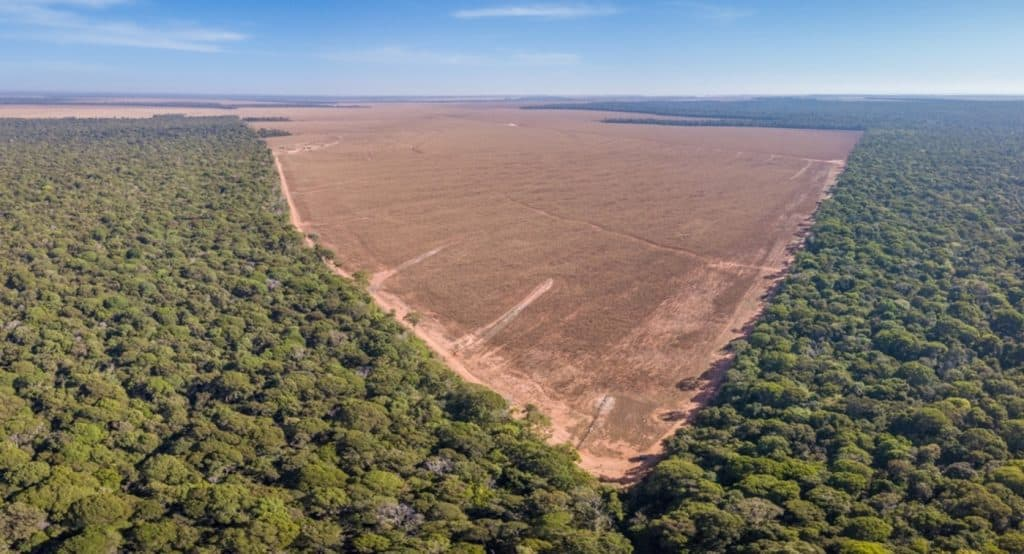
#> input picture Projeto-2025-2-main/Projeto 2025-2/images/Desmatamento-1-1024x554.jpg, 1024 x 554 px; its folder holds only this picture in this run
$ python detect_desmatamento.py images/Desmatamento-1-1024x554.jpg
#> lines starting #> are read from the running program, lines starting #| are printed output that depends on the picture; after the words box and inside, x2 and y2 are one past the last pixel; in counts of white or black regions, pixels touching at a corner belong together
#!/usr/bin/env python3
# -*- coding: utf-8 -*-
"""
Detector simples de desmatamento / solo exposto usando HSV + morfologia.
- Processa 1 imagem OU uma pasta inteira (recursivo opcional).
- Gera máscara binária, imagem com overlay e um resumo CSV com métricas.
- Permite ajustar limites HSV por argumentos ou arquivo JSON.
- Opcional: usa índice Excess Green (ExG) para separar vegetação / não-vegetação.
Requisitos: Python 3.9+, opencv-python, numpy, matplotlib (opcional para visualização)
Autor: você 😊
"""

import argparse
import json
import sys
from pathlib import Path
import cv2
import numpy as np
import csv

# ---------- Utils ----------

# [11 lines left out: function parse_lower_upper, not called in this run]


def load_hsv_bounds(args):
    """
    Carrega limites HSV através de argumentos ou JSON.
    Prioridade: --config_json > args diretos > defaults
    """
    # Defaults razoáveis para solo exposto / marrom (ajuste conforme dataset)
    lower = np.array([10, 50, 50], dtype=np.uint8)
    upper = np.array([30, 255, 200], dtype=np.uint8)

    if args.config_json:
        with open(args.config_json, "r", encoding="utf-8") as f:
            cfg = json.load(f)
        if "lower_hsv" in cfg and "upper_hsv" in cfg:
            lower = np.array(cfg["lower_hsv"], dtype=np.uint8)
            upper = np.array(cfg["upper_hsv"], dtype=np.uint8)

    if args.lower_hsv is not None:
        lower = args.lower_hsv
    if args.upper_hsv is not None:
        upper = args.upper_hsv

    return lower, upper


def ensure_dir(p: Path):
    p.mkdir(parents=True, exist_ok=True)
    return p


def remove_small_components(mask: np.ndarray, min_area: int) -> np.ndarray:
    """
    Remove componentes conectados (8-conectividade) menores que min_area.
    """
    if min_area <= 0:
        return mask
    num, labels, stats, _ = cv2.connectedComponentsWithStats(mask, connectivity=8)
    out = np.zeros_like(mask)
    for i in range(1, num):  # 0 é o fundo
        area = stats[i, cv2.CC_STAT_AREA]
        if area >= min_area:
            out[labels == i] = 255
    return out


# [12 lines left out: function compute_exg_mask, not called in this run]


def overlay_mask(bgr: np.ndarray, mask: np.ndarray, color=(0, 0, 255), alpha=0.5) -> np.ndarray:
    """
    Sobrepõe a máscara colorida semi-transparente na imagem original.
    color é BGR. alpha é a opacidade do overlay.
    """
    overlay = bgr.copy()
    overlay[mask > 0] = color
    out = cv2.addWeighted(overlay, alpha, bgr, 1 - alpha, 0)
    return out


def compute_metrics(mask: np.ndarray) -> dict:
    total = mask.size
    positive = int((mask > 0).sum())
    coverage = positive / total if total else 0.0
    return {"pixels_total": total, "pixels_desmatado": positive, "percentual": coverage * 100.0}


# ---------- Core ----------

def process_image(
    img_path: Path,
    out_dir: Path,
    lower_hsv: np.ndarray,
    upper_hsv: np.ndarray,
    kernel_open: int,
    kernel_close: int,
    min_component_area: int,
    use_exg: bool,
    exg_thresh: float,
    combine_mode: str,
    save_intermediates: bool,
) -> dict:
    """
    Processa uma única imagem.
    Retorna dict com caminhos e métricas.
    """
    img = cv2.imread(str(img_path))
    if img is None:
        return {"image": str(img_path), "error": "Falha ao carregar."}

    hsv = cv2.cvtColor(img, cv2.COLOR_BGR2HSV)
    mask_hsv = cv2.inRange(hsv, lower_hsv, upper_hsv)

    if use_exg:
        mask_nonveg = compute_exg_mask(img, thresh=exg_thresh)
        if combine_mode == "and":
            mask = cv2.bitwise_and(mask_hsv, mask_nonveg)
        elif combine_mode == "or":
            mask = cv2.bitwise_or(mask_hsv, mask_nonveg)
        else:
            mask = mask_hsv
    else:
        mask = mask_hsv

    # Morfologia
    if kernel_open > 0:
        k = cv2.getStructuringElement(cv2.MORPH_ELLIPSE, (kernel_open, kernel_open))
        mask = cv2.morphologyEx(mask, cv2.MORPH_OPEN, k)
    if kernel_close > 0:
        k = cv2.getStructuringElement(cv2.MORPH_ELLIPSE, (kernel_close, kernel_close))
        mask = cv2.morphologyEx(mask, cv2.MORPH_CLOSE, k)

    # Remove ruídos pequenos
    mask = remove_small_components(mask, min_component_area)

    # Overlay
    overlay = overlay_mask(img, mask, color=(0, 0, 255), alpha=0.5)

    # Métricas
    metrics = compute_metrics(mask)

    # Salvamento
    rel = img_path.stem
    out_mask = out_dir / f"{rel}_mask.png"
    out_overlay = out_dir / f"{rel}_overlay.png"
    cv2.imwrite(str(out_mask), mask)
    cv2.imwrite(str(out_overlay), overlay)

    # Intermediários opcionais
    saved = {"mask_path": str(out_mask), "overlay_path": str(out_overlay)}
    if save_intermediates:
        out_hsvmask = out_dir / f"{rel}_hsvmask.png"
        cv2.imwrite(str(out_hsvmask), mask_hsv)
        saved["hsv_mask_path"] = str(out_hsvmask)
        if use_exg:
            out_exg = out_dir / f"{rel}_nonveg_exg.png"
            cv2.imwrite(str(out_exg), mask_nonveg)
            saved["nonveg_exg_path"] = str(out_exg)

    return {
        "image": str(img_path),
        **saved,
        **metrics,
        "error": "",
    }


def find_images(root: Path, recursive: bool):
    exts = {".png", ".jpg", ".jpeg", ".tif", ".tiff", ".bmp", ".webp"}
    if root.is_file():
        yield root
        return
    if recursive:
        for p in root.rglob("*"):
            if p.suffix.lower() in exts:
                yield p
    else:
        for p in root.glob("*"):
            if p.suffix.lower() in exts:
                yield p


def main():
    ap = argparse.ArgumentParser(
        description="Detector simples de desmatamento/solo exposto (HSV + morfologia + ExG opcional)."
    )
    ap.add_argument("input", help="Arquivo de imagem OU pasta com imagens.")
    ap.add_argument("-o", "--output", default="resultados", help="Pasta de saída.")
    ap.add_argument("--recursive", action="store_true", help="Busca recursiva em subpastas.")
    ap.add_argument("--config_json", help="Arquivo JSON com {'lower_hsv':[H,S,V], 'upper_hsv':[H,S,V]}.")
    ap.add_argument("--lower_hsv", type=parse_lower_upper, help="Limite inferior HSV no formato 'H,S,V'.")
    ap.add_argument("--upper_hsv", type=parse_lower_upper, help="Limite superior HSV no formato 'H,S,V'.")
    ap.add_argument("--open", type=int, default=3, dest="kernel_open", help="Kernel (px) de abertura morfológica (0 desliga).")
    ap.add_argument("--close", type=int, default=5, dest="kernel_close", help="Kernel (px) de fechamento morfológico (0 desliga).")
    ap.add_argument("--min_area", type=int, default=200, help="Remove componentes menores que esta área (px). 0 desliga.")
    ap.add_argument("--use_exg", action="store_true", help="Ativa máscara por Excess Green (não-vegetação).")
    ap.add_argument("--exg_thresh", type=float, default=0.4, help="Limiar ExG normalizado para NÃO-vegetação (padrão 0.4).")
    ap.add_argument("--combine", choices=["and", "or", "hsv"], default="and",
                    help="Como combinar HSV e ExG: 'and'(padrão), 'or' ou apenas 'hsv'.")
    ap.add_argument("--save_intermediates", action="store_true", help="Salvar máscaras intermediárias (HSV/ExG).")
    ap.add_argument("--csv_name", default="resumo.csv", help="Nome do arquivo CSV de métricas.")

    args = ap.parse_args()

    in_path = Path(args.input)
    out_dir = ensure_dir(Path(args.output))

    if not in_path.exists():
        print(f"Entrada não encontrada: {in_path}", file=sys.stderr)
        sys.exit(1)

    lower_hsv, upper_hsv = load_hsv_bounds(args)

    # Cabeçalho CSV
    csv_path = out_dir / args.csv_name
    with open(csv_path, "w", newline="", encoding="utf-8") as f:
        writer = csv.writer(f, delimiter=";")
        writer.writerow(["image", "mask_path", "overlay_path", "pixels_total", "pixels_desmatado", "percentual", "error"])

        count = 0
        for img_path in find_images(in_path, recursive=args.recursive):
            res = process_image(
                img_path=img_path,
                out_dir=out_dir,
                lower_hsv=lower_hsv,
                upper_hsv=upper_hsv,
                kernel_open=args.kernel_open,
                kernel_close=args.kernel_close,
                min_component_area=args.min_area,
                use_exg=args.use_exg,
                exg_thresh=args.exg_thresh,
                combine_mode=args.combine,
                save_intermediates=args.save_intermediates,
            )
#> in process_image, img is the input picture: shape (554, 1024, 3); mean B, G, R 114.6, 122.1, 125.4
#> in process_image, `mask_hsv = cv2.inRange(hsv, lower_hsv, upper_hsv)`:
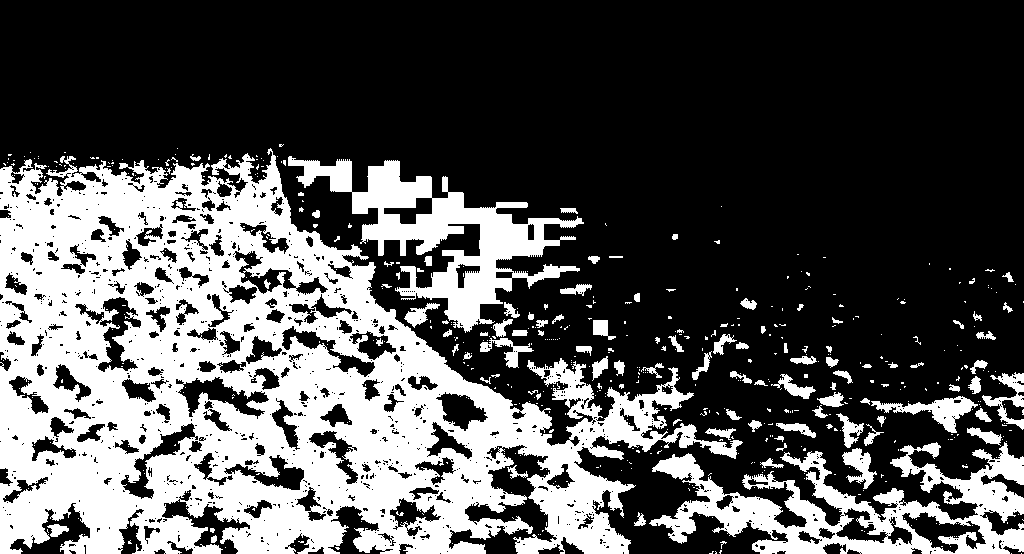
#> mask_hsv: shape (554, 1024); 32.7% white; 544 white regions (447 under 20 px), largest, box (x1, y1, x2, y2) and area: (0, 148, 743, 554) 140161, (649, 442, 1024, 554) 17385, (288, 156, 584, 333) 15188
#> in process_image, `mask = cv2.morphologyEx(mask, cv2.MORPH_OPEN, k)`:
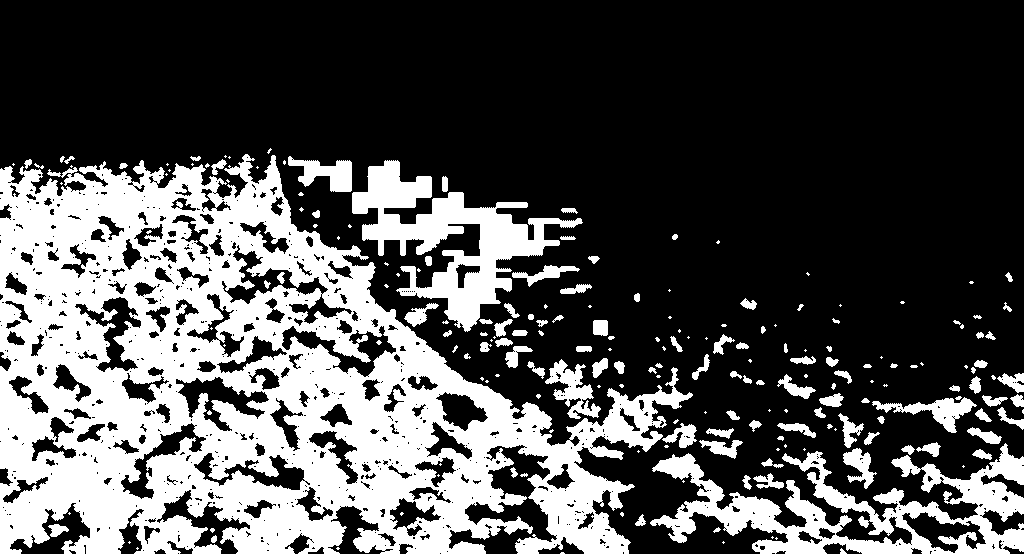
#> mask: shape (554, 1024); 31.6% white; 207 white regions (93 under 20 px), largest, box (x1, y1, x2, y2) and area: (0, 154, 693, 554) 134239, (650, 443, 1024, 554) 16058, (352, 160, 583, 332) 13033
#> in process_image, `mask = cv2.morphologyEx(mask, cv2.MORPH_CLOSE, k)`:
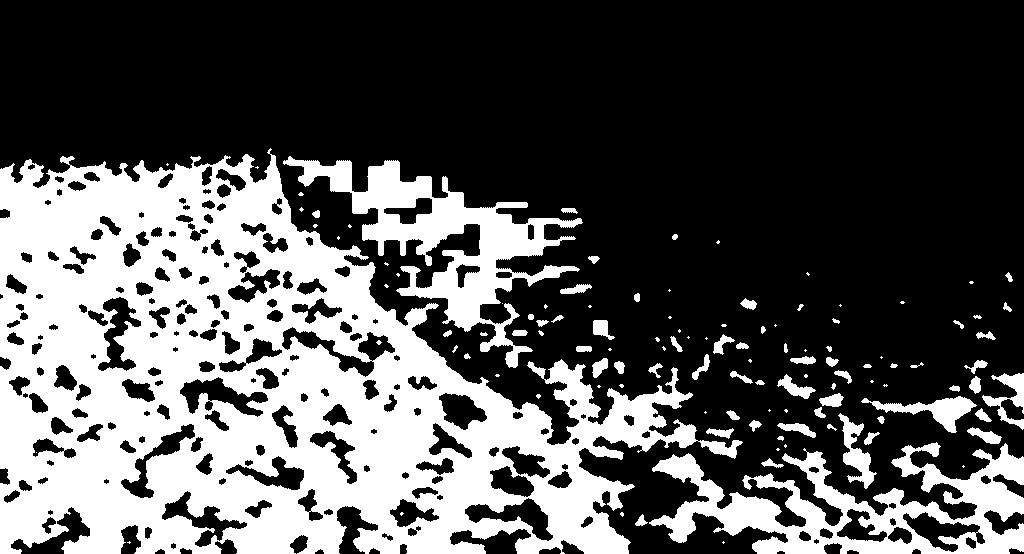
#> mask: shape (554, 1024); 33.6% white; 118 white regions (50 under 20 px), largest, box (x1, y1, x2, y2) and area: (0, 148, 743, 554) 147307, (649, 442, 1024, 554) 18052, (283, 156, 583, 368) 16216
#> in remove_small_components, `num, labels, stats, _ = cv2.connectedComponentsWithStats(mask, connect..`:
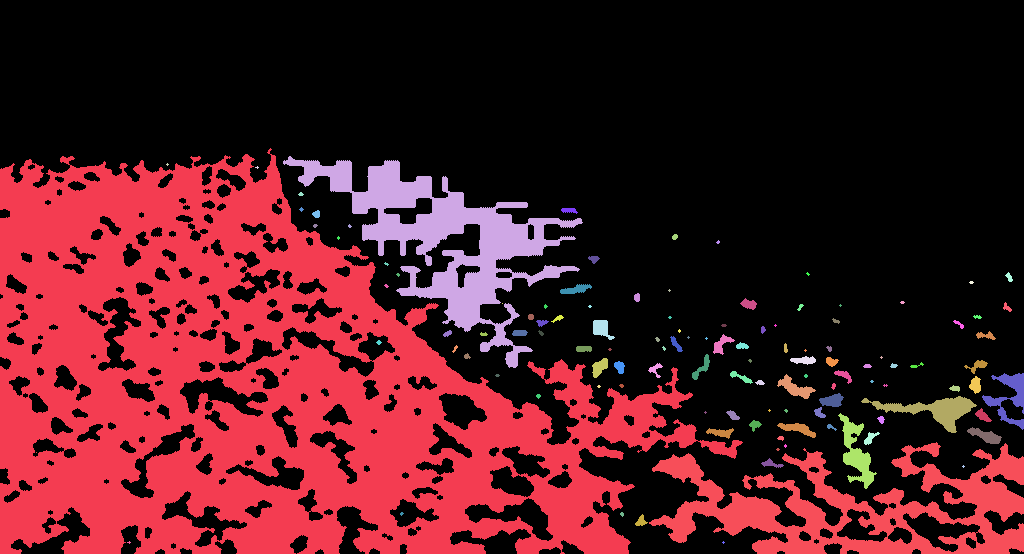
#> labels: shape (554, 1024) int32; 119 distinct labels, from 0 to 118; one colour per label, 0 black
#> in remove_small_components, `num, labels, stats, _ = cv2.connectedComponentsWithStats(mask, connect..`: num = 119; stats = 119 rows, first 6: [0, 0, 1024, 554, 376458], [0, 148, 743, 406, 147307], [283, 156, 300, 212, 16216], [166, 163, 3, 3, 5], [255, 166, 4, 3, 6], [298, 192, 6, 4, 16]
#> the loop in remove_small_components, `for i in range(1, num):` made 118 passes
#> area on passes 1, 2, 7, 8, 11, 14, 18, 21: 147307, 16216, 69, 47, 28, 59, 42, 190
#> after the loop in remove_small_components, `for i in range(1, num):`:
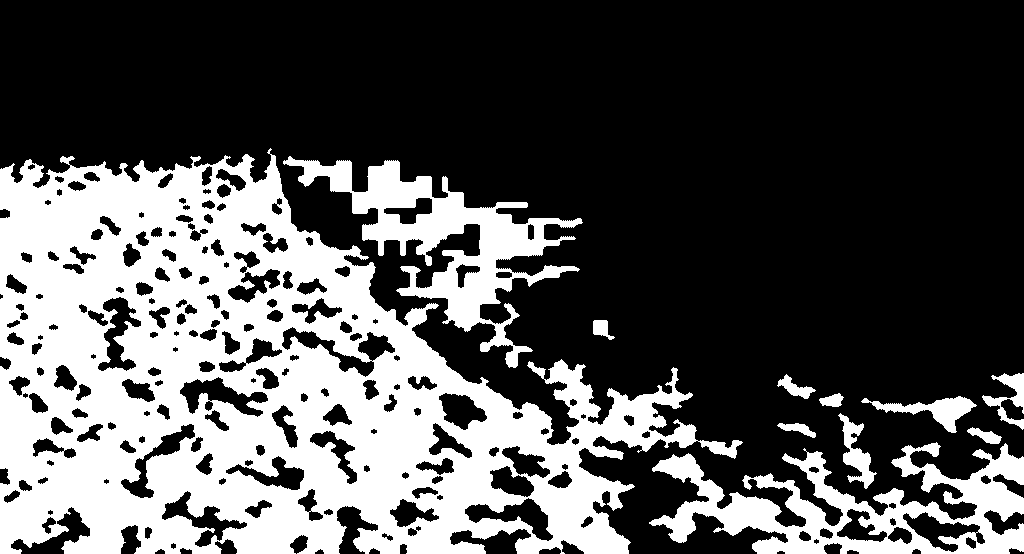
#> out: shape (554, 1024); 32.9% white; 11 white regions, largest, box (x1, y1, x2, y2) and area: (0, 148, 743, 554) 147307, (649, 442, 1024, 554) 18052, (283, 156, 583, 368) 16216
#> in overlay_mask, `overlay[mask > 0] = color`:
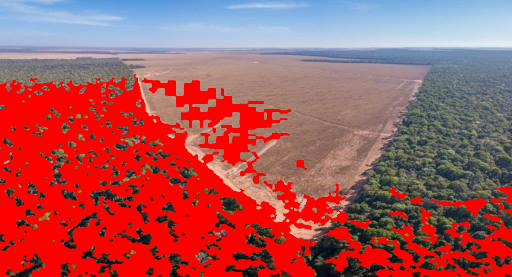
#> overlay: shape (554, 1024, 3) (shown at 1/2 size); mean B, G, R 90, 86.4, 169.9
#> in overlay_mask, `out = cv2.addWeighted(overlay, alpha, bgr, 1 - alpha, 0)`:
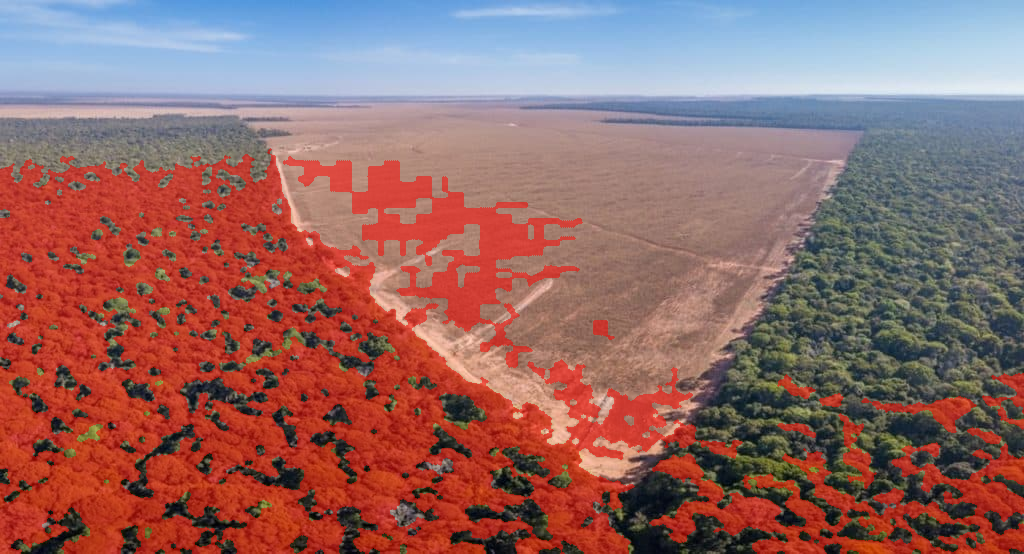
#> out: shape (554, 1024, 3); mean B, G, R 102.3, 104.3, 147.6
#> in compute_metrics, `positive = int((mask > 0).sum())`: positive = 186376
#> in compute_metrics, `coverage = positive / total if total else 0.0`: coverage = 0.329
#> in process_image, `metrics = compute_metrics(mask)`: metrics = {'pixels_total': 567296, 'pixels_desmatado': 186376, 'percentual': 32.85}
#> res = 7 items
            writer.writerow([
                res.get("image", ""),
                res.get("mask_path", ""),
                res.get("overlay_path", ""),
                res.get("pixels_total", ""),
                res.get("pixels_desmatado", ""),
                f"{res.get('percentual', 0.0):.4f}".replace(".", ","),  # vírgula decimal PT-BR
                res.get("error", ""),
            ])
            count += 1

    print(f"Processamento concluído. Resultados em: {out_dir}")
    print(f"CSV resumo: {csv_path}")


if __name__ == "__main__":
    main()

$ run again, on Projeto-2025-2-main/Projeto 2025-2/resultados_automaticos/download_overlay.png
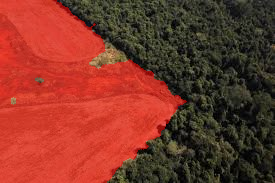
#> input picture Projeto-2025-2-main/Projeto 2025-2/resultados_automaticos/download_overlay.png, 275 x 183 px
#> in process_image, img is the input picture: shape (183, 275, 3); mean B, G, R 40.6, 54.4, 125.8
#> hsv: shape (183, 275, 3); mean H, S, V 19.3, 138, 126.4
#> mask_hsv: shape (183, 275); 6% white; 219 white regions (202 under 20 px), largest, box (x1, y1, x2, y2) and area: (107, 137, 168, 183) 533, (89, 39, 129, 69) 510, (192, 127, 236, 161) 500
#> in remove_small_components, `num, labels, stats, _ = cv2.connectedComponentsWithStats(mask, connect..`:
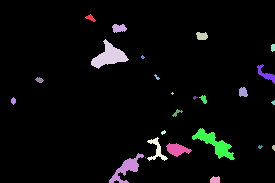
#> labels: shape (183, 275) int32; 26 distinct labels, from 0 to 25; one colour per label, 0 black
#> num = 26; stats = 26 rows, first 6: [0, 0, 275, 183, 47900], [85, 14, 11, 8, 41], [112, 24, 15, 9, 96], [196, 32, 12, 8, 77], [91, 39, 38, 30, 507], [271, 44, 4, 8, 28]
#> the loop in remove_small_components, `for i in range(1, num):` made 25 passes
#> area on passes 1, 2, 3, 4, 5, 7, 9, 10: 41, 96, 77, 507, 28, 120, 33, 70
#> overlay: shape (183, 275, 3); 3.06% of pixels changed, all inside (x1, y1, x2, y2) = (91, 39, 235, 183)
#> in overlay_mask, `out = cv2.addWeighted(overlay, alpha, bgr, 1 - alpha, 0)`:
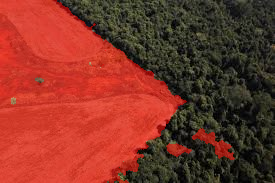
#> out: shape (183, 275, 3); mean B, G, R 39.8, 53.1, 128.2
#> positive = 1538
#> coverage = 0.0306
#> metrics = {'pixels_total': 50325, 'pixels_desmatado': 1538, 'percentual': 3.06}
#> res = 7 items
